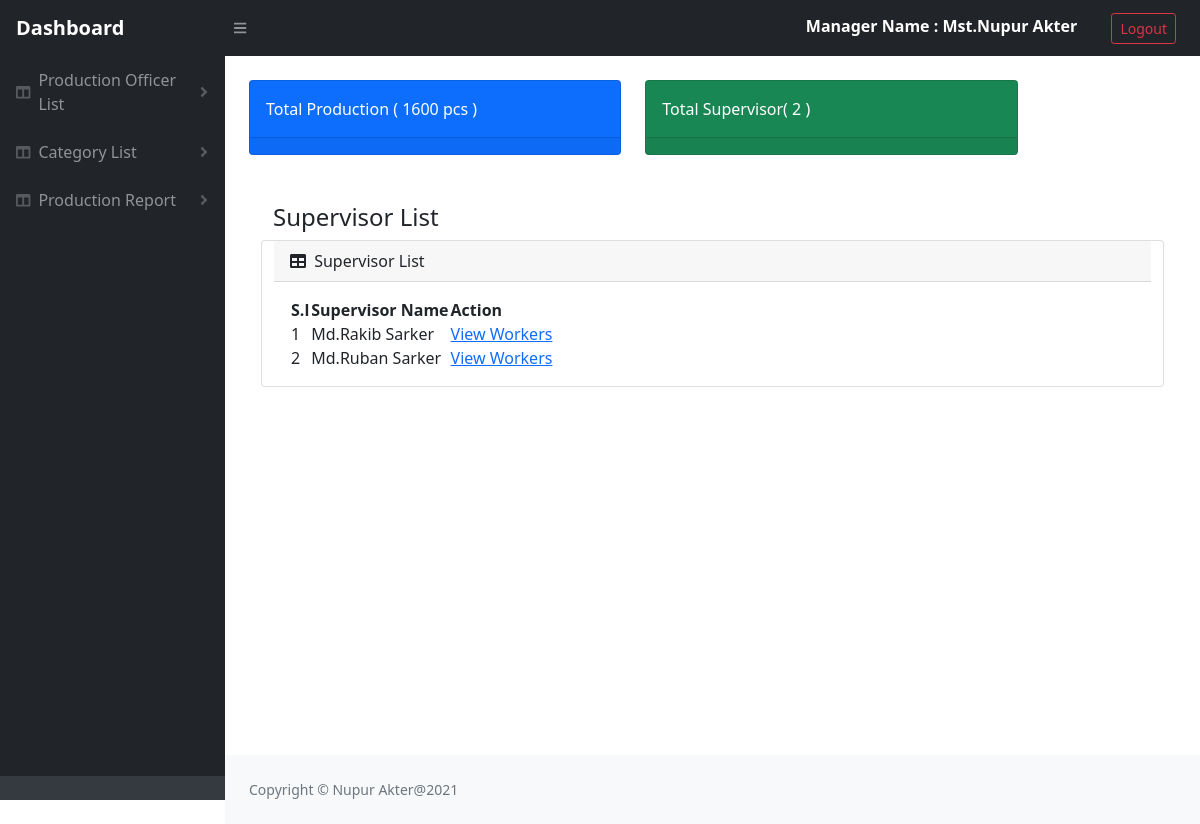
/old/admin/production_page.php?id=1 (signed in), run on the app's committed database.
### tables this page shows
CREATE TABLE `tbl_supervisor` (
  `id` int(11) NOT NULL,
  `supervisor_name` varchar(200) NOT NULL,
  `production_id` int(11) NOT NULL
);

### old/admin/production_page.php (the view)
<?php
  require_once('header.php');
  require_once('side_bar.php');
?>
       <div id="layoutSidenav_content">
                <main>
                <div class="container-fluid px-4">
                        <div class="row">
                            <div class="col-xl-5 col-md-6">
                                <div class="card bg-primary text-white mb-4">
                                    <div class="card-body">Total Production (
                                        <?php
                                          $get_id = $_GET['id'];
                                            $select = "SELECT SUM(qty) AS sum FROM `tbl_production` WHERE manager_id='$manger_id' AND production_id='$get_id' ";
                                            $run = mysqli_query($con,$select);
                                            while($res = mysqli_fetch_array($run)){
                                                echo $res['sum'];
                                                } ?> pcs  )</div>
                                    <div class="card-footer d-flex align-items-center justify-content-between">
                                    </div>
                                </div>
                            </div>
                            <div class="col-xl-5 col-md-6">
                                <div class="card bg-success text-white mb-4">
                                    <div class="card-body"> Total Supervisor(
                                        <?php
                                            $select = "SELECT * FROM `tbl_supervisor` WHERE production_id='$manger_id'";
                                            $run = mysqli_query($con,$select);
                                            echo $count = mysqli_num_rows($run); ?>
                                        )</div>
                                       <div class="card-footer d-flex align-items-center justify-content-between">
                                    </div>
                                </div>
                            </div>
                        </div>
                    <div class="container-fluid px-4">
                        <h4 class="mt-4"> Supervisor List</h4>
                        <div class="row">
                        <div class="card mb-4">
                            <div class="card-header">
                                <i class="fas fa-table me-1"></i>
                                Supervisor List
                            </div>
                            <div class="card-body">
                                <table id="datatablesSimple">
                                    <thead>
                                        <tr>
                                            <th>S.l</th>
                                            <th>Supervisor Name</th>
                                            <th>Action</th>
                                        </tr>
                                    </thead>
                                    <tbody>
                                         <?php
                                           $get_id = $_GET['id'];
                                           $count = 1;
                                            $select = "SELECT * FROM `tbl_supervisor` WHERE production_id='$get_id'";
                                            $run = mysqli_query($con,$select);
                                            while( $result = mysqli_fetch_array($run)){ ?>
                                            <tr>
                                                <td><?php echo $count++;?></td>
                                                <td><?php echo $result['supervisor_name'];?></td>
                                                <td><a href="prdctn_worker_page.php?id=<?php echo $result['id'];?>">View Workers</a></td>
                                            </tr>
                                            <?php }  ?>
                                    </tbody>
                                </table>
                            </div>
                        </div>
                        </div>
                    </div>
                </main>
<?php
  require_once('footer.php');
?>

### data on the page
tbl_supervisor: supervisor_name "Md.Rakib Sarker"
tbl_supervisor: supervisor_name "Md.Ruban Sarker"

### other printed values
$_SESSION['manager_name'] "Mst.Nupur Akter"
$res['sum'] "1600"
$count = mysqli_num_rows($run) "2"
